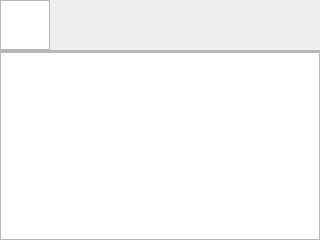
<?xml version="1.0" encoding="UTF-8"?>
<ui version="4.0">
 <class>VoiceCtrlListWindow</class>
 <widget class="QDialog" name="VoiceCtrlListWindow">
  <property name="geometry">
   <rect>
    <x>0</x>
    <y>0</y>
    <width>320</width>
    <height>240</height>
   </rect>
  </property>
  <property name="windowTitle">
   <string>Title</string>
  </property>
  <widget class="QGraphicsView" name="return_button">
   <property name="geometry">
    <rect>
     <x>0</x>
     <y>0</y>
     <width>50</width>
     <height>50</height>
    </rect>
   </property>
  </widget>
  <widget class="QLabel" name="voice_ctrl_list">
   <property name="geometry">
    <rect>
     <x>50</x>
     <y>0</y>
     <width>270</width>
     <height>50</height>
    </rect>
   </property>
  </widget>
  <widget class="QGraphicsView" name="splite">
   <property name="geometry">
    <rect>
     <x>0</x>
     <y>50</y>
     <width>320</width>
     <height>2</height>
    </rect>
   </property>
  </widget>
  <widget class="QTableView" name="listtable">
   <property name="geometry">
    <rect>
     <x>0</x>
     <y>52</y>
     <width>320</width>
     <height>188</height>
    </rect>
   </property>
  </widget>
 </widget>
 <resources/>
 <connections/>
</ui>
